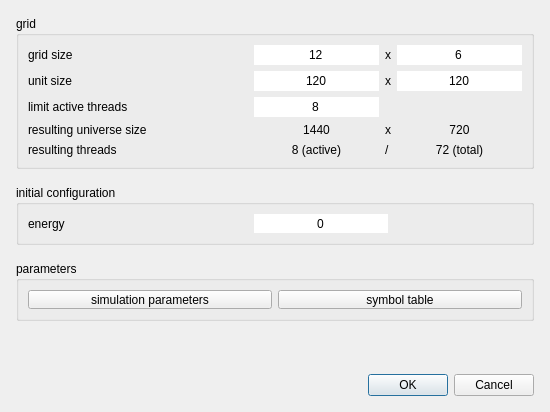
<?xml version="1.0" encoding="UTF-8"?>
<ui version="4.0">
 <class>NewSimulationDialog</class>
 <widget class="QDialog" name="NewSimulationDialog">
  <property name="geometry">
   <rect>
    <x>0</x>
    <y>0</y>
    <width>550</width>
    <height>412</height>
   </rect>
  </property>
  <property name="minimumSize">
   <size>
    <width>550</width>
    <height>0</height>
   </size>
  </property>
  <property name="windowTitle">
   <string>new simulation</string>
  </property>
  <property name="modal">
   <bool>true</bool>
  </property>
  <layout class="QGridLayout" name="gridLayout">
   <property name="leftMargin">
    <number>16</number>
   </property>
   <property name="topMargin">
    <number>16</number>
   </property>
   <property name="rightMargin">
    <number>16</number>
   </property>
   <property name="bottomMargin">
    <number>16</number>
   </property>
   <property name="spacing">
    <number>16</number>
   </property>
   <item row="0" column="0">
    <widget class="QGroupBox" name="groupBox">
     <property name="sizePolicy">
      <sizepolicy hsizetype="Preferred" vsizetype="Minimum">
       <horstretch>0</horstretch>
       <verstretch>0</verstretch>
      </sizepolicy>
     </property>
     <property name="minimumSize">
      <size>
       <width>0</width>
       <height>0</height>
      </size>
     </property>
     <property name="title">
      <string>grid</string>
     </property>
     <layout class="QGridLayout" name="gridLayout_2" columnstretch="0,0,0,0" columnminimumwidth="220,0,0,0">
      <item row="0" column="1">
       <widget class="QLineEdit" name="gridSizeXEdit">
        <property name="text">
         <string>12</string>
        </property>
        <property name="frame">
         <bool>false</bool>
        </property>
        <property name="alignment">
         <set>Qt::AlignCenter</set>
        </property>
       </widget>
      </item>
      <item row="1" column="2">
       <widget class="QLabel" name="label_2">
        <property name="text">
         <string>x</string>
        </property>
       </widget>
      </item>
      <item row="3" column="2">
       <widget class="QLabel" name="label_8">
        <property name="enabled">
         <bool>true</bool>
        </property>
        <property name="text">
         <string>x</string>
        </property>
       </widget>
      </item>
      <item row="0" column="3">
       <widget class="QLineEdit" name="gridSizeYEdit">
        <property name="text">
         <string>6</string>
        </property>
        <property name="frame">
         <bool>false</bool>
        </property>
        <property name="alignment">
         <set>Qt::AlignCenter</set>
        </property>
       </widget>
      </item>
      <item row="0" column="2">
       <widget class="QLabel" name="label_5">
        <property name="text">
         <string>x</string>
        </property>
       </widget>
      </item>
      <item row="3" column="0">
       <widget class="QLabel" name="label_7">
        <property name="minimumSize">
         <size>
          <width>180</width>
          <height>0</height>
         </size>
        </property>
        <property name="text">
         <string>resulting universe size</string>
        </property>
       </widget>
      </item>
      <item row="1" column="3">
       <widget class="QLineEdit" name="unitSizeYEdit">
        <property name="text">
         <string>120</string>
        </property>
        <property name="frame">
         <bool>false</bool>
        </property>
        <property name="alignment">
         <set>Qt::AlignCenter</set>
        </property>
       </widget>
      </item>
      <item row="1" column="0">
       <widget class="QLabel" name="label">
        <property name="text">
         <string>unit size</string>
        </property>
       </widget>
      </item>
      <item row="3" column="3">
       <widget class="QLabel" name="universeSizeYLabel">
        <property name="text">
         <string>720</string>
        </property>
        <property name="alignment">
         <set>Qt::AlignCenter</set>
        </property>
       </widget>
      </item>
      <item row="3" column="1">
       <widget class="QLabel" name="universeSizeXLabel">
        <property name="text">
         <string>1440</string>
        </property>
        <property name="alignment">
         <set>Qt::AlignCenter</set>
        </property>
       </widget>
      </item>
      <item row="1" column="1">
       <widget class="QLineEdit" name="unitSizeXEdit">
        <property name="text">
         <string>120</string>
        </property>
        <property name="frame">
         <bool>false</bool>
        </property>
        <property name="alignment">
         <set>Qt::AlignCenter</set>
        </property>
       </widget>
      </item>
      <item row="0" column="0">
       <widget class="QLabel" name="label_4">
        <property name="text">
         <string>grid size</string>
        </property>
       </widget>
      </item>
      <item row="4" column="3">
       <widget class="QLabel" name="totalThreadsLabel">
        <property name="text">
         <string>72 (total)</string>
        </property>
        <property name="alignment">
         <set>Qt::AlignCenter</set>
        </property>
       </widget>
      </item>
      <item row="4" column="2">
       <widget class="QLabel" name="label_12">
        <property name="text">
         <string>/</string>
        </property>
       </widget>
      </item>
      <item row="4" column="1">
       <widget class="QLabel" name="activeThreadsLabel">
        <property name="text">
         <string>8 (active)</string>
        </property>
        <property name="alignment">
         <set>Qt::AlignCenter</set>
        </property>
       </widget>
      </item>
      <item row="2" column="0">
       <widget class="QLabel" name="label_6">
        <property name="minimumSize">
         <size>
          <width>180</width>
          <height>0</height>
         </size>
        </property>
        <property name="text">
         <string>limit active threads</string>
        </property>
       </widget>
      </item>
      <item row="2" column="1">
       <widget class="QLineEdit" name="maxThreadsEdit">
        <property name="text">
         <string>8</string>
        </property>
        <property name="frame">
         <bool>false</bool>
        </property>
        <property name="alignment">
         <set>Qt::AlignCenter</set>
        </property>
       </widget>
      </item>
      <item row="2" column="3">
       <spacer name="horizontalSpacer">
        <property name="orientation">
         <enum>Qt::Horizontal</enum>
        </property>
        <property name="sizeHint" stdset="0">
         <size>
          <width>120</width>
          <height>20</height>
         </size>
        </property>
       </spacer>
      </item>
      <item row="4" column="0">
       <widget class="QLabel" name="label_9">
        <property name="text">
         <string>resulting threads</string>
        </property>
       </widget>
      </item>
     </layout>
    </widget>
   </item>
   <item row="1" column="0">
    <widget class="QGroupBox" name="groupBox_3">
     <property name="minimumSize">
      <size>
       <width>0</width>
       <height>60</height>
      </size>
     </property>
     <property name="title">
      <string>initial configuration</string>
     </property>
     <layout class="QGridLayout" name="gridLayout_3" columnminimumwidth="220,0,0">
      <item row="0" column="0">
       <widget class="QLabel" name="label_3">
        <property name="minimumSize">
         <size>
          <width>180</width>
          <height>0</height>
         </size>
        </property>
        <property name="text">
         <string>energy</string>
        </property>
       </widget>
      </item>
      <item row="0" column="1">
       <widget class="QLineEdit" name="energyEdit">
        <property name="text">
         <string>0</string>
        </property>
        <property name="frame">
         <bool>false</bool>
        </property>
        <property name="alignment">
         <set>Qt::AlignCenter</set>
        </property>
       </widget>
      </item>
      <item row="0" column="2">
       <spacer name="horizontalSpacer_2">
        <property name="orientation">
         <enum>Qt::Horizontal</enum>
        </property>
        <property name="sizeHint" stdset="0">
         <size>
          <width>120</width>
          <height>20</height>
         </size>
        </property>
       </spacer>
      </item>
     </layout>
    </widget>
   </item>
   <item row="2" column="0">
    <widget class="QGroupBox" name="groupBox_2">
     <property name="minimumSize">
      <size>
       <width>0</width>
       <height>60</height>
      </size>
     </property>
     <property name="maximumSize">
      <size>
       <width>16777215</width>
       <height>60</height>
      </size>
     </property>
     <property name="title">
      <string>parameters</string>
     </property>
     <layout class="QHBoxLayout" name="horizontalLayout_3">
      <item>
       <widget class="QPushButton" name="simulationParametersButton">
        <property name="text">
         <string>simulation parameters</string>
        </property>
       </widget>
      </item>
      <item>
       <widget class="QPushButton" name="symbolTableButton">
        <property name="text">
         <string>symbol table</string>
        </property>
       </widget>
      </item>
     </layout>
    </widget>
   </item>
   <item row="4" column="0">
    <widget class="QDialogButtonBox" name="buttonBox">
     <property name="orientation">
      <enum>Qt::Horizontal</enum>
     </property>
     <property name="standardButtons">
      <set>QDialogButtonBox::Cancel|QDialogButtonBox::Ok</set>
     </property>
    </widget>
   </item>
   <item row="3" column="0">
    <spacer name="verticalSpacer">
     <property name="orientation">
      <enum>Qt::Vertical</enum>
     </property>
     <property name="sizeHint" stdset="0">
      <size>
       <width>20</width>
       <height>40</height>
      </size>
     </property>
    </spacer>
   </item>
  </layout>
 </widget>
 <tabstops>
  <tabstop>gridSizeXEdit</tabstop>
  <tabstop>gridSizeYEdit</tabstop>
  <tabstop>unitSizeXEdit</tabstop>
  <tabstop>unitSizeYEdit</tabstop>
  <tabstop>maxThreadsEdit</tabstop>
  <tabstop>energyEdit</tabstop>
  <tabstop>simulationParametersButton</tabstop>
  <tabstop>symbolTableButton</tabstop>
 </tabstops>
 <resources/>
 <connections>
  <connection>
   <sender>buttonBox</sender>
   <signal>rejected()</signal>
   <receiver>NewSimulationDialog</receiver>
   <slot>reject()</slot>
   <hints>
    <hint type="sourcelabel">
     <x>332</x>
     <y>396</y>
    </hint>
    <hint type="destinationlabel">
     <x>286</x>
     <y>274</y>
    </hint>
   </hints>
  </connection>
 </connections>
</ui>
